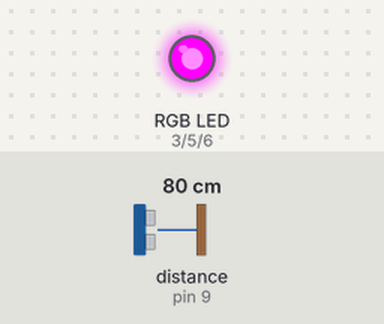
Bench run of a sketch on a simulated Arduino Uno, built with avr-gcc and run on an emulated ATmega328P. On the bench: an RGB LED mixed from three pins (HIGH = lit). The inputs (shaded band) are chosen by the test bench; at power-on: distance to the obstacle (sensor on pin 9) 80 cm. The echo pulse lasts 58.3 µs per cm; what the sketch prints to the serial monitor is not drawn.

Above: at 4.2 s.
4.3 s: distance to the obstacle (sensor on pin 9) set to 11 cm
7.3 s: distance to the obstacle (sensor on pin 9) set to 8 cm
Timing chart, 0 to 10.3 s (numbered marks = the images above; inputs shaded):
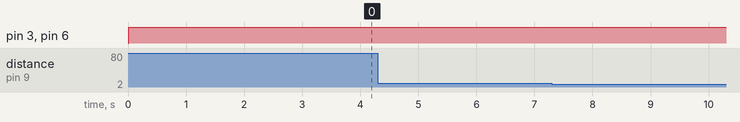

Measured:
- after the input at 4.3 s, pin 3 (RED_PIN): stays HIGH (without the input it goes to LOW after 0.73 s); pin 5 (GREEN_PIN): stays LOW (without the input it goes to HIGH after 0.73 s)
- after the input at 7.3 s, every drawn part: stays the same

The sketch:

labb3_rgb_chrono.ino
```cpp
#include <Chrono.h>
#include <NewPing.h>

const int TRIGGER_PIN = 8;  // Arduino pin tied to trigger pin on the ultrasonic sensor.
const int ECHO_PIN = 9;  // Arduino pin tied to echo pin on the ultrasonic sensor.
const int MAX_DISTANCE = 500; // Maximum distance we want to ping for (in centimeters). Maximum sensor distance is rated at 400-500cm.
const int RED_PIN = 3;
const int GREEN_PIN = 5;
const int BLUE_PIN = 6;

NewPing sonar(TRIGGER_PIN, ECHO_PIN, MAX_DISTANCE); // NewPing setup of pins and maximum distance.
Chrono timeSitting;

int sittingDistance;

void setup() {
  Serial.begin(9600); // initialize serial communication at 9600 bits per second:
  pinMode(RED_PIN, OUTPUT); // initialize digital pin 13 as an output.
  pinMode(GREEN_PIN, OUTPUT); // initialize digital pin 13 as an output.
  pinMode(BLUE_PIN, OUTPUT); // initialize digital pin 13 as an output.

  sittingDistance = sonar.ping_cm(); //We are assuming the user starts in a sitting state
  timeSitting.start();
}

void loop() {
  /*
   * Read sensor
   */
  int distance = sonar.ping_cm();
  int diff = abs(distance - sittingDistance);

  /*
   * Set timeSitting variable
   */
  if(diff < 10){
    //We are still sitting, do nothing
  } else {
    timeSitting.restart();
  }

  /*
   * Set lamp color
   */
  if(timeSitting.hasPassed(5000)){
    setColor(255,0,0);
  } else {
    setColor(0,255,0);
  }

  Serial.print("Current distance: "); Serial.print(distance); Serial.print(" cm. Current diff from sitting: "); Serial.print(diff); Serial.print(" cm. Has been sitting: "); Serial.print(timeSitting.elapsed()/1000);
  Serial.println(" s");
  delay(30);
}

void setColor(int red, int green, int blue){
  digitalWrite(RED_PIN, 255 - red);
  digitalWrite(GREEN_PIN, 255 - green);
  digitalWrite(BLUE_PIN, 255 - blue);
}
```
